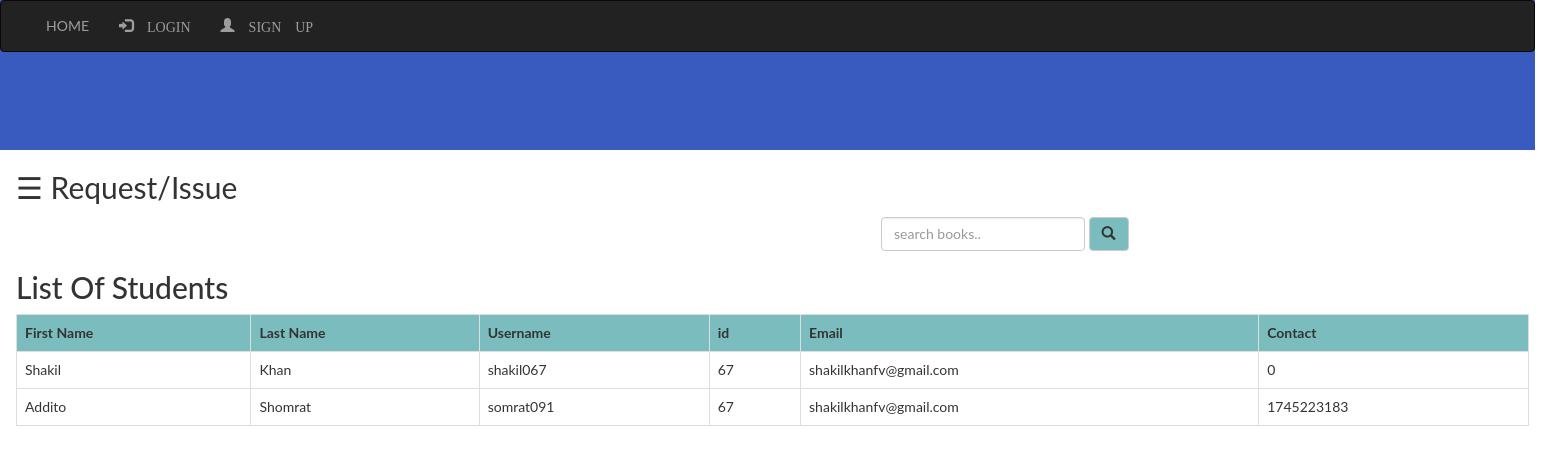
The page /admin/student.php on the database its author committed.
### tables this page shows
CREATE TABLE `student` (
  `first` varchar(20) NOT NULL,
  `last` varchar(20) NOT NULL,
  `id` int(11) NOT NULL,
  `username` varchar(20) NOT NULL,
  `phone` int(15) NOT NULL,
  `email` varchar(30) NOT NULL,
  `password` varchar(16) NOT NULL
);

### admin/student.php (the view, shortened to what this page needs)
<?php
  include "connection.php";
  include "navbaradmin.php";
?>
<!DOCTYPE html>
<html>
<head>
</head>
<body>
<div id="main">
  <span style="font-size:30px;cursor:pointer" onclick="openNav()">&#9776; Request/Issue </span>
	<div class="srch">
		<form class="navbar-form" method="post" name="form1">
				<input class="form-control" type="text" name="search" placeholder="search books.." required="">
				<button style="background-color: #6db6b9e6;" type="submit" name="submit" class="btn btn-default">
					<span class="glyphicon glyphicon-search"></span>
				</button>
		</form>
	</div>
	<h2>List Of Students</h2>
	<?php
		if(isset($_POST['submit']))
		{
			$q=mysqli_query($db,"SELECT `first`, `last`, `id`, `username`, `phone`, `email` FROM `student` where username like '%$_POST[search]%' ");
			if(mysqli_num_rows($q)==0)
			{
				echo "Sorry! No student found with that username. Try searching again.";
			}
			else
			{
		    echo "<table class='table table-bordered table-hover' >";
			echo "<tr style='background-color: #6db6b9e6;'>";
				echo "<th>"; echo "First Name";	echo "</th>";
				echo "<th>"; echo "Last Name";  echo "</th>";
				echo "<th>"; echo "Username";  echo "</th>";
				echo "<th>"; echo "id";  echo "</th>";
				echo "<th>"; echo "Email";  echo "</th>";
				echo "<th>"; echo "phone";  echo "</th>";
			echo "</tr>";
			while($row=mysqli_fetch_assoc($q))
			{
				echo "<tr>";
				echo "<td>"; echo $row['first']; echo "</td>";
				echo "<td>"; echo $row['last']; echo "</td>";
				echo "<td>"; echo $row['username']; echo "</td>";
				echo "<td>"; echo $row['id']; echo "</td>";
				echo "<td>"; echo $row['email']; echo "</td>";
				echo "<td>"; echo $row['phone']; echo "</td>";
				echo "</tr>";
			}
		echo "</table>";
			}
		}
		else
		{
			$res=mysqli_query($db,"SELECT `first`, `last`, `id`, `username`, `phone`, `email` FROM `student`;");
		echo "<table class='table table-bordered table-hover' >";
			echo "<tr style='background-color: #6db6b9e6;'>";
				echo "<th>"; echo "First Name";	echo "</th>";
				echo "<th>"; echo "Last Name";  echo "</th>";
				echo "<th>"; echo "Username";  echo "</th>";
				echo "<th>"; echo "id";  echo "</th>";
				echo "<th>"; echo "Email";  echo "</th>";
				echo "<th>"; echo "Contact";  echo "</th>";
			echo "</tr>";
			while($row=mysqli_fetch_assoc($res))
			{
				echo "<tr>";
				echo "<td>"; echo $row['first']; echo "</td>";
				echo "<td>"; echo $row['last']; echo "</td>";
				echo "<td>"; echo $row['username']; echo "</td>";
				echo "<td>"; echo $row['id']; echo "</td>";
				echo "<td>"; echo $row['email']; echo "</td>";
				echo "<td>"; echo $row['phone']; echo "</td>";
				echo "</tr>";
			}
		echo "</table>";
		}
	?>
</body>
</html>

### admin/navbaradmin.php (shortened to what this page needs)
<!DOCTYPE html>
<html>
<head>
<link rel="stylesheet" type="text/css" href="style.css">
    <link rel="stylesheet" href="https://maxcdn.bootstrapcdn.com/bootstrap/3.3.7/css/bootstrap.min.css">
</head>
      <header>
        <nav class="navbar navbar-inverse">
          <div class="container-fluid">
              <div class="navbar-header">
                <a  style="color: blanchedalmond;" class="navbar-brand active"></a>
              </div>
              <ul class="nav navbar-nav">
                <li><a href="index.php">HOME</a></li>
                <?php
            if(isset($_SESSION['login_admin']))
            {
              ?>
                <li><a href="books.php">BOOKS</a></li>
                <li><a href="feedback.php">FEEDBACK</a></li>
                <li><a href="add.php">Books Management</a></li>
                  <li><a href="student.php">
                    STUDENT-INFORMATION
                 </a></li>
                </ul>
            </ul>
                <ul class="nav navbar-nav navbar-right">
                  <li><a href="">
                    <div style="color: white">
                      <?php
                        echo "logged as : ".$_SESSION['login_admin'];
                      ?>
                    </div>
                  </a></li>
                  <li><a href="logout.php"><span class="glyphicon glyphicon-log-out"> LOGOUT</span></a></li>
                </ul>
              <?php
            }
            else
            {
               ?>
              <ul class="nav navbar-nav navbar-right">
                <li><a href="adminlogin.php"><span class="glyphicon glyphicon-log-in"> LOGIN</span></a></li>
                <li><a href="registration.php"><span class="glyphicon glyphicon-user"> SIGN UP</span></a></li>
              </ul>
              <?php
            }
                ?>
          </div>
        </nav>
     </header>

### admin/style.css (style rules this page uses)
html, body, div, span, object, iframe, h1, h2, h3, h4, h5, h6, p, blockquote, pre, abbr, address, cite, code, del, dfn, em, img, ins, kbd, q, samp, small, strong, sub, sup, var, b, i, dl, dt, dd, ol, ul, li, fieldset, form, label, legend, table, caption, tbody, tfoot, thead, tr, th, td, article, aside, canvas, details, figcaption, figure, footer, header, hgroup, menu, nav, section, summary, time, mark, audio, video { margin:0; padding:0; border:0; outline:0; font-size:100%; vertical-align:baseline; background:transparent; }
body { line-height:1; }
article,aside,details,figcaption,figure, footer,header,hgroup,menu,nav,section { display:block; }
nav ul { list-style:none; }
a { margin:0; padding:0; font-size:100%; vertical-align:baseline; background:transparent; }
table { border-collapse:collapse; border-spacing:0; }
input, select { vertical-align:middle; }
header { height: 150px; width : 1535px; background-color:#395abe; padding-bottom: 10px; }
.navbar-inverse { color: aliceblue; }
.container-fluid { padding-right: 27px; padding-left: 15px; margin-right: auto; margin-left: auto; }
.navbar-inverse { background-color: #3959bd; border-color: #000; }

### admin/student.php (style rules this page uses)
.srch { padding-left: 850px; }
body { font-family: "Lato", sans-serif; transition: background-color .5s; }
#main { transition: margin-left .5s; padding: 16px; }

### rows shown on the page
student: first "Shakil", last "Khan", username "shakil067", id "67", email "shakilkhanfv@gmail.com", phone "0"
student: first "Addito", last "Shomrat", username "somrat091", id "67", email "shakilkhanfv@gmail.com", phone "1745223183"
